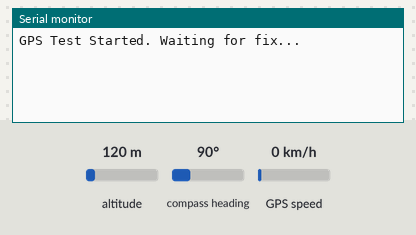
Recording of a sketch running on a simulated ESP8266 (NodeMCU). Parts: the last lines printed to the serial monitor. The inputs (shaded band) are chosen by the test bench; at power-on: altitude 120 m, GPS speed 0 km/h, compass heading 90°. The GPS gets a fix after 3 s at 37.7749, -122.4194 with 8 satellites.

Above: at 1.2 s.
1.3 s: altitude set to 20 m
At 3.9 s:
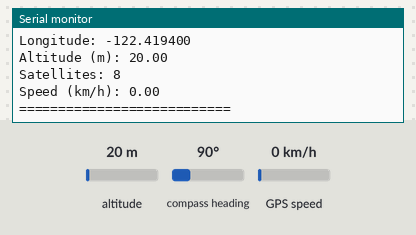
4.5 s: GPS speed set to 2 km/h
At 5.8 s:
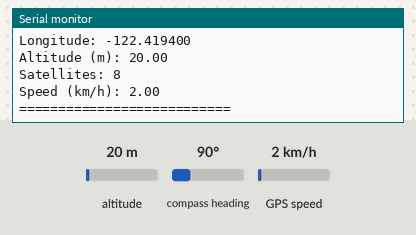

The sketch:

Vibration_Sensor.ino
```cpp
#include <SoftwareSerial.h>
#include <TinyGPS++.h>

// GPS module → NodeMCU V3 connections
// GPS TX → D7 (GPIO13)
// GPS RX → D8 (GPIO15) [optional for writing to GPS]

static const int RXPin = D7; // Receive from GPS
static const int TXPin = D8; // Transmit to GPS (optional)
static const uint32_t GPSBaud = 9600;

TinyGPSPlus gps;
SoftwareSerial gpsSerial(RXPin, TXPin); // RX, TX

void setup() {
  Serial.begin(115200);       // Serial monitor output
  gpsSerial.begin(GPSBaud);   // GPS module baud rate
  Serial.println("GPS Test Started. Waiting for fix...");
}

void loop() {
  while (gpsSerial.available() > 0) {
    char c = gpsSerial.read();
    gps.encode(c);
  }

  if (gps.location.isUpdated()) {
    Serial.println("=== GPS Location Update ===");
    Serial.print("Latitude: ");
    Serial.println(gps.location.lat(), 6);
    Serial.print("Longitude: ");
    Serial.println(gps.location.lng(), 6);
    Serial.print("Altitude (m): ");
    Serial.println(gps.altitude.meters());
    Serial.print("Satellites: ");
    Serial.println(gps.satellites.value());
    Serial.print("Speed (km/h): ");
    Serial.println(gps.speed.kmph());
    Serial.println("===========================\n");
  }

  delay(1000); // Adjust refresh rate
}
```

Measured:
- after the input at 1.3 s, the serial monitor: prints a new line after 1.7 s (image 1)
- after the input at 4.5 s, the serial monitor: prints a new line after 0.60 s (image 2)
